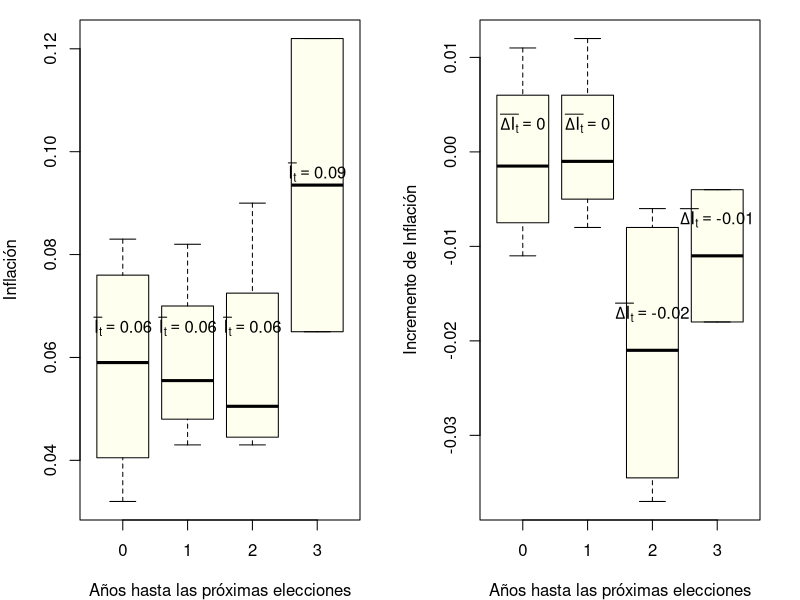

Here is the R script that generated this plot:
#figure 4
#demo(plotmath)
macro <- read.csv("TFG v0.4.csv", header = TRUE, sep = ";", dec = ",")
partid <- subset(macro[19:32, ])

# names (partid)
#elect <- subset(macro[macro$A.Electoral == "Si", ])
#prelect <- subset(macro[macro$A.Pre.Elect == "Si", ])

# svg(file = "figura4.svg", width = 12, height = 4)

partid$Lev <- factor(as.character(partid$Prox.Elect))
par(mfrow = c(1, 2), mar=c(4,4,1,2), lab= c(11, 5, 7))

boxplot(partid$It ~ partid$Lev, data = partid, xlab = "Años hasta las próximas elecciones", ylab = "Inflación", pch = 20, col = "ivory")
avg <- round(mean(partid$It[partid$Prox.Elect == 0]), 2)
text(1, avg+0.006, bquote(bar(I[t]) == .(avg)))

avg <- round(mean(partid$It[partid$Prox.Elect == 1]), 2)
text(2, avg+0.006, bquote(bar(I[t]) == .(avg)))

avg <- round(mean(partid$It[partid$Prox.Elect == 2]), 2)
text(3, avg+0.006, bquote(bar(I[t]) == .(avg)))

avg <- round(mean(partid$It[partid$Prox.Elect == 3]), 2)
text(4, avg+0.006, bquote(bar(I[t]) == .(avg)))



boxplot(partid$V_It ~ partid$Lev, data = partid, xlab = "Años hasta las próximas elecciones", ylab = "Incremento de Inflación", pch = 20, col = "ivory")
avg <- round(mean(partid$V_It[partid$Prox.Elect == 0]), 2)
text(1, avg+0.003, bquote(bar(Delta * I[t]) == .(avg)))

avg <- round(mean(partid$V_It[partid$Prox.Elect == 1]), 2)
text(2, avg+0.003, bquote(bar(Delta * I[t]) == .(avg)))

avg <- round(mean(partid$V_It[partid$Prox.Elect == 2]), 2)
text(3, avg+0.003, bquote(bar(Delta * I[t]) == .(avg)))

avg <- round(mean(partid$V_It[partid$Prox.Elect == 3]), 2)
text(4, avg+0.003, bquote(bar(Delta * I[t]) == .(avg)))

